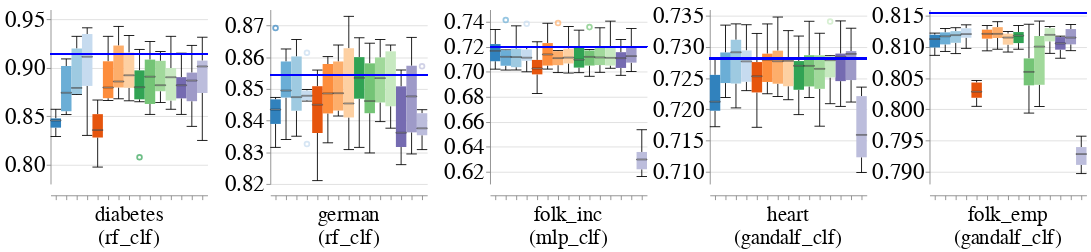

Notebook source saved alongside this figure:
### Markdown cell above
### Overall Metrics

### Code cell
create_bar_charts_for_diff_imputers_and_datasets(train_injection_scenario='MAR3',
                                                 test_injection_scenario='MAR3',
                                                 metric_name='f1',
                                                 db_client=db_client)

### Figure 1 — Vega-Lite specification as saved in the notebook (floating-point values rounded to 4 significant figures; data arrays with more than 128 entries replaced by an {"elided": "..."} marker saying what was removed)
{"config": {"view": {"continuousWidth": 400, "continuousHeight": 300, "stroke": null}, "axis": {"labelFontSize": 26, "labelFontWeight": "normal", "titleFontSize": 28, "titleFontWeight": "normal"}, "facet": {"spacing": 5}, "header": {"labelFontSize": 24, "labelOrient": "bottom", "labelPadding": 5, "titleFontSize": 28}, "legend": {"columns": 4, "direction": "horizontal", "labelFontSize": 28, "labelLimit": 400, "orient": "top", "symbolOffset": 50, "symbolStrokeWidth": 10, "titleAnchor": "middle", "titleFontSize": 30, "titleLimit": 300}, "title": {"fontSize": 28}}, "data": {"name": "data-35d6a7b5f812c93f55ddc9efb9d441b9"}, "facet": {"column": {"field": "Dataset_Name_With_Model_Name", "sort": {"field": "Dataset_Sequence_Number", "order": "ascending"}, "title": null, "type": "nominal"}}, "spec": {"layer": [{"mark": {"type": "boxplot", "median": {"stroke": "black", "strokeWidth": 0.7}, "size": 12, "ticks": true}, "encoding": {"color": {"field": "Null_Imputer_Name", "legend": null, "scale": {"scheme": "category20c"}, "sort": ["deletion", "median-mode", "median-dummy", "miss_forest", "k_means_clustering", "datawig", "automl", "nomi", "tdm", "edit_gain", "gain", "hivae", "notmiwae", "mnar_pvae"], "title": null, "type": "nominal"}, "x": {"axis": {"labels": false}, "field": "Null_Imputer_Name", "sort": ["deletion", "median-mode", "median-dummy", "miss_forest", "k_means_clustering", "datawig", "automl", "nomi", "tdm", "edit_gain", "gain", "hivae", "notmiwae", "mnar_pvae"], "title": null, "type": "nominal"}, "y": {"field": "Metric_Value", "scale": {"zero": false}, "title": null, "type": "quantitative"}}}, {"mark": "rule", "encoding": {"color": {"value": "blue"}, "size": {"value": 2}, "y": {"field": "Baseline_Median", "type": "quantitative"}}}], "height": 200, "width": 180}, "resolve": {"scale": {"y": "independent"}}, "$schema": "https://vega.github.io/schema/vega-lite/v4.17.0.json", "datasets": {"data-35d6a7b5f812c93f55ddc9efb9d441b9": {"elided": "450 records"}}}
